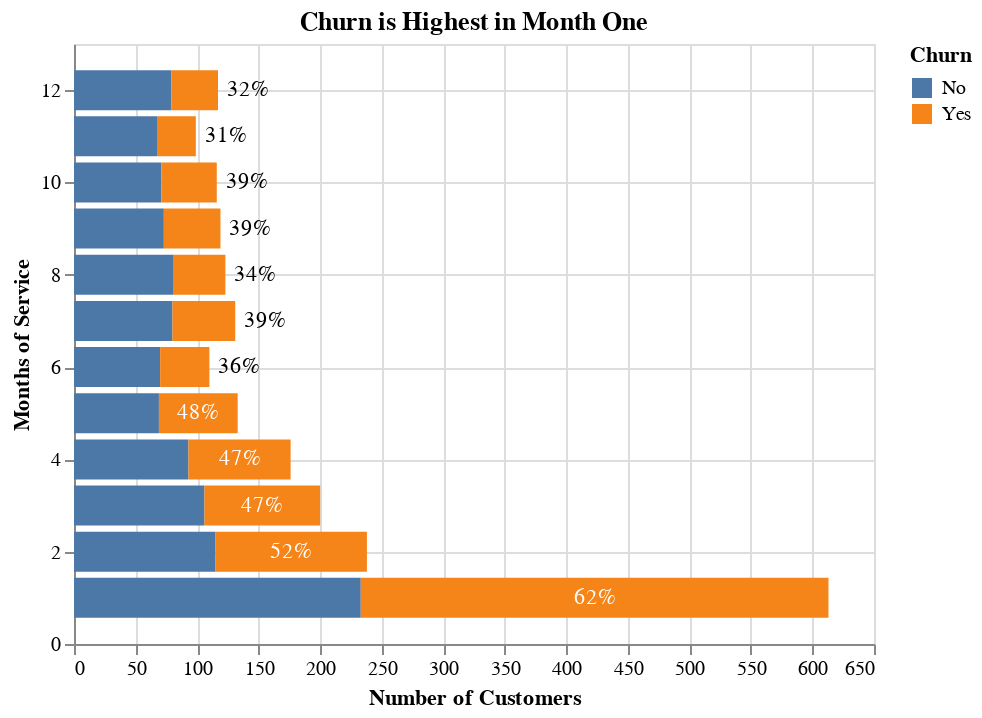

This figure's notebook cell:
### Code cell
bars = alt.Chart(chart_data,
         title='Churn is Highest in Month One'
         ).mark_bar(
                size=20,
                dy=5
         ).encode(
            alt.X('sum(customerID)', title='Number of Customers'),
            alt.Y('tenure', title='Months of Service', sort='ascending'),
            color='Churn',
            order=alt.Order(
                'Churn',
                sort='ascending'
            )
         )

yes = chart_data.query('Churn == "Yes"')
text = alt.Chart(yes.query('tenure <= 5')).mark_text(
    color='white').encode(
    x="x:Q",
    y=alt.Y('tenure'),
    text=alt.Text('percent')
).transform_calculate(
    x='datum.total - datum.customerID/2'
)

text_side = alt.Chart(yes.query('tenure >5')).mark_text(
    dx=15
).encode(
    x=alt.X('total'),
    y=alt.Y('tenure'),
    text=alt.Text('percent')
)

bars + text + text_side

### Figure 1 — Vega-Lite specification as saved in the notebook (floating-point values rounded to 4 significant figures)
{"$schema": "https://vega.github.io/schema/vega-lite/v3.3.0.json", "config": {"mark": {"tooltip": null}, "view": {"height": 300, "width": 400}}, "datasets": {"data-2ce4ced9f5f68bd86f8de381a801d0a0": [{"Churn": "Yes", "customerID": 380, "percent": "62%", "tenure": 1, "total": 613}, {"Churn": "Yes", "customerID": 123, "percent": "52%", "tenure": 2, "total": 238}, {"Churn": "Yes", "customerID": 94, "percent": "47%", "tenure": 3, "total": 200}, {"Churn": "Yes", "customerID": 83, "percent": "47%", "tenure": 4, "total": 176}, {"Churn": "Yes", "customerID": 64, "percent": "48%", "tenure": 5, "total": 133}], "data-65dff01732a6a43e5ea56c8d97bac7fa": [{"Churn": "No", "customerID": 233, "percent": "38%", "tenure": 1, "total": 613}, {"Churn": "Yes", "customerID": 380, "percent": "62%", "tenure": 1, "total": 613}, {"Churn": "No", "customerID": 115, "percent": "48%", "tenure": 2, "total": 238}, {"Churn": "Yes", "customerID": 123, "percent": "52%", "tenure": 2, "total": 238}, {"Churn": "No", "customerID": 106, "percent": "53%", "tenure": 3, "total": 200}, {"Churn": "Yes", "customerID": 94, "percent": "47%", "tenure": 3, "total": 200}, {"Churn": "No", "customerID": 93, "percent": "53%", "tenure": 4, "total": 176}, {"Churn": "Yes", "customerID": 83, "percent": "47%", "tenure": 4, "total": 176}, {"Churn": "No", "customerID": 69, "percent": "52%", "tenure": 5, "total": 133}, {"Churn": "Yes", "customerID": 64, "percent": "48%", "tenure": 5, "total": 133}, {"Churn": "No", "customerID": 70, "percent": "64%", "tenure": 6, "total": 110}, {"Churn": "Yes", "customerID": 40, "percent": "36%", "tenure": 6, "total": 110}, {"Churn": "No", "customerID": 80, "percent": "61%", "tenure": 7, "total": 131}, {"Churn": "Yes", "customerID": 51, "percent": "39%", "tenure": 7, "total": 131}, {"Churn": "No", "customerID": 81, "percent": "66%", "tenure": 8, "total": 123}, {"Churn": "Yes", "customerID": 42, "percent": "34%", "tenure": 8, "total": 123}, {"Churn": "No", "customerID": 73, "percent": "61%", "tenure": 9, "total": 119}, {"Churn": "Yes", "customerID": 46, "percent": "39%", "tenure": 9, "total": 119}, {"Churn": "No", "customerID": 71, "percent": "61%", "tenure": 10, "total": 116}, {"Churn": "Yes", "customerID": 45, "percent": "39%", "tenure": 10, "total": 116}, {"Churn": "No", "customerID": 68, "percent": "69%", "tenure": 11, "total": 99}, {"Churn": "Yes", "customerID": 31, "percent": "31%", "tenure": 11, "total": 99}, {"Churn": "No", "customerID": 79, "percent": "68%", "tenure": 12, "total": 117}, {"Churn": "Yes", "customerID": 38, "percent": "32%", "tenure": 12, "total": 117}], "data-6bfc84b544c072140fc5162e160ce561": [{"Churn": "Yes", "customerID": 40, "percent": "36%", "tenure": 6, "total": 110}, {"Churn": "Yes", "customerID": 51, "percent": "39%", "tenure": 7, "total": 131}, {"Churn": "Yes", "customerID": 42, "percent": "34%", "tenure": 8, "total": 123}, {"Churn": "Yes", "customerID": 46, "percent": "39%", "tenure": 9, "total": 119}, {"Churn": "Yes", "customerID": 45, "percent": "39%", "tenure": 10, "total": 116}, {"Churn": "Yes", "customerID": 31, "percent": "31%", "tenure": 11, "total": 99}, {"Churn": "Yes", "customerID": 38, "percent": "32%", "tenure": 12, "total": 117}]}, "layer": [{"data": {"name": "data-65dff01732a6a43e5ea56c8d97bac7fa"}, "encoding": {"color": {"field": "Churn", "type": "nominal"}, "order": {"field": "Churn", "sort": "ascending", "type": "nominal"}, "x": {"aggregate": "sum", "field": "customerID", "title": "Number of Customers", "type": "quantitative"}, "y": {"field": "tenure", "sort": "ascending", "title": "Months of Service", "type": "quantitative"}}, "mark": {"dy": 5, "size": 20, "type": "bar"}, "title": "Churn is Highest in Month One"}, {"data": {"name": "data-2ce4ced9f5f68bd86f8de381a801d0a0"}, "encoding": {"text": {"field": "percent", "type": "nominal"}, "x": {"field": "x", "type": "quantitative"}, "y": {"field": "tenure", "type": "quantitative"}}, "mark": {"color": "white", "type": "text"}, "transform": [{"as": "x", "calculate": "datum.total - datum.customerID/2"}]}, {"data": {"name": "data-6bfc84b544c072140fc5162e160ce561"}, "encoding": {"text": {"field": "percent", "type": "nominal"}, "x": {"field": "total", "type": "quantitative"}, "y": {"field": "tenure", "type": "quantitative"}}, "mark": {"dx": 15, "type": "text"}}]}
